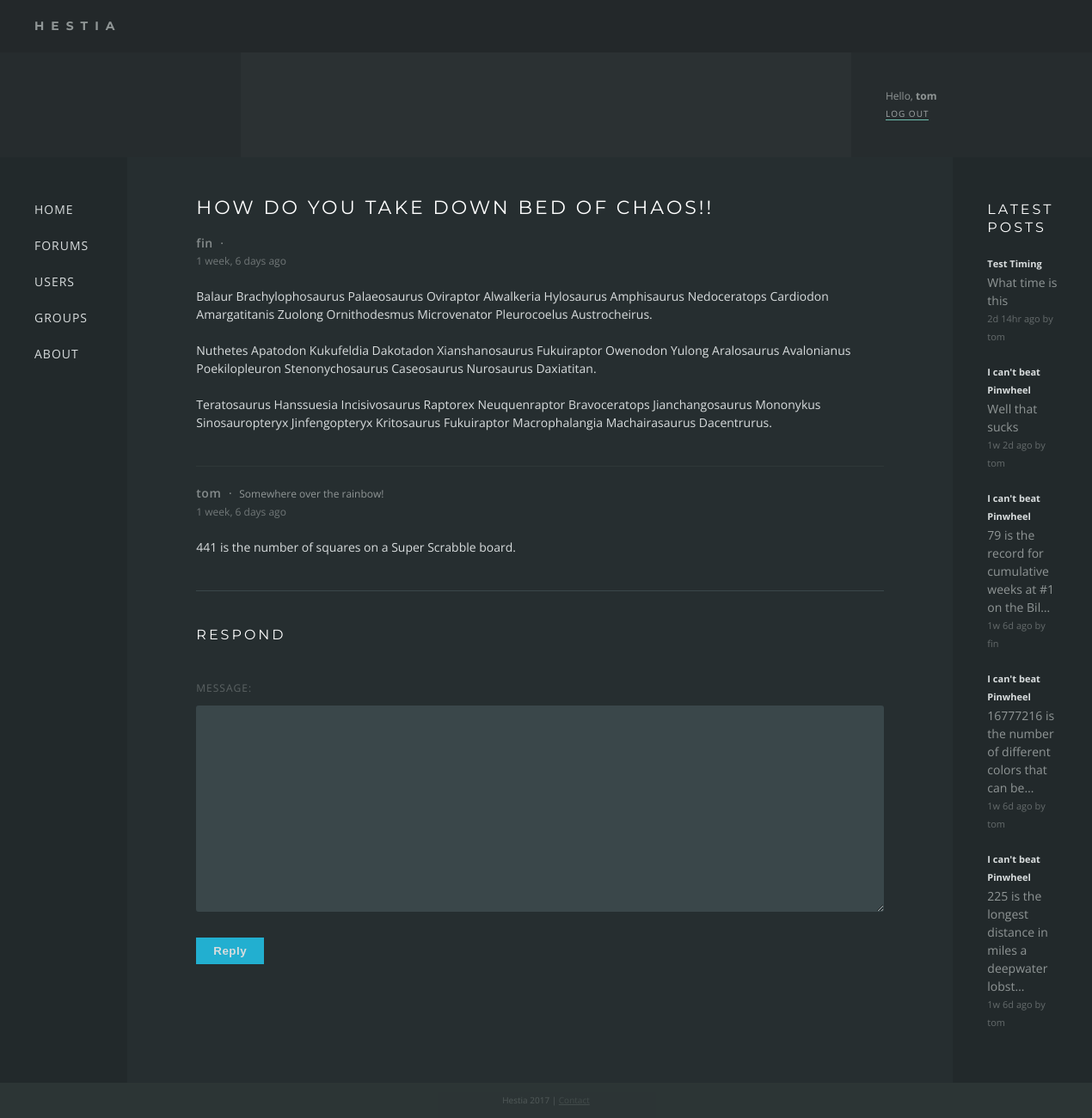
The page /forums/109/ (signed in) on the database as committed earlier.
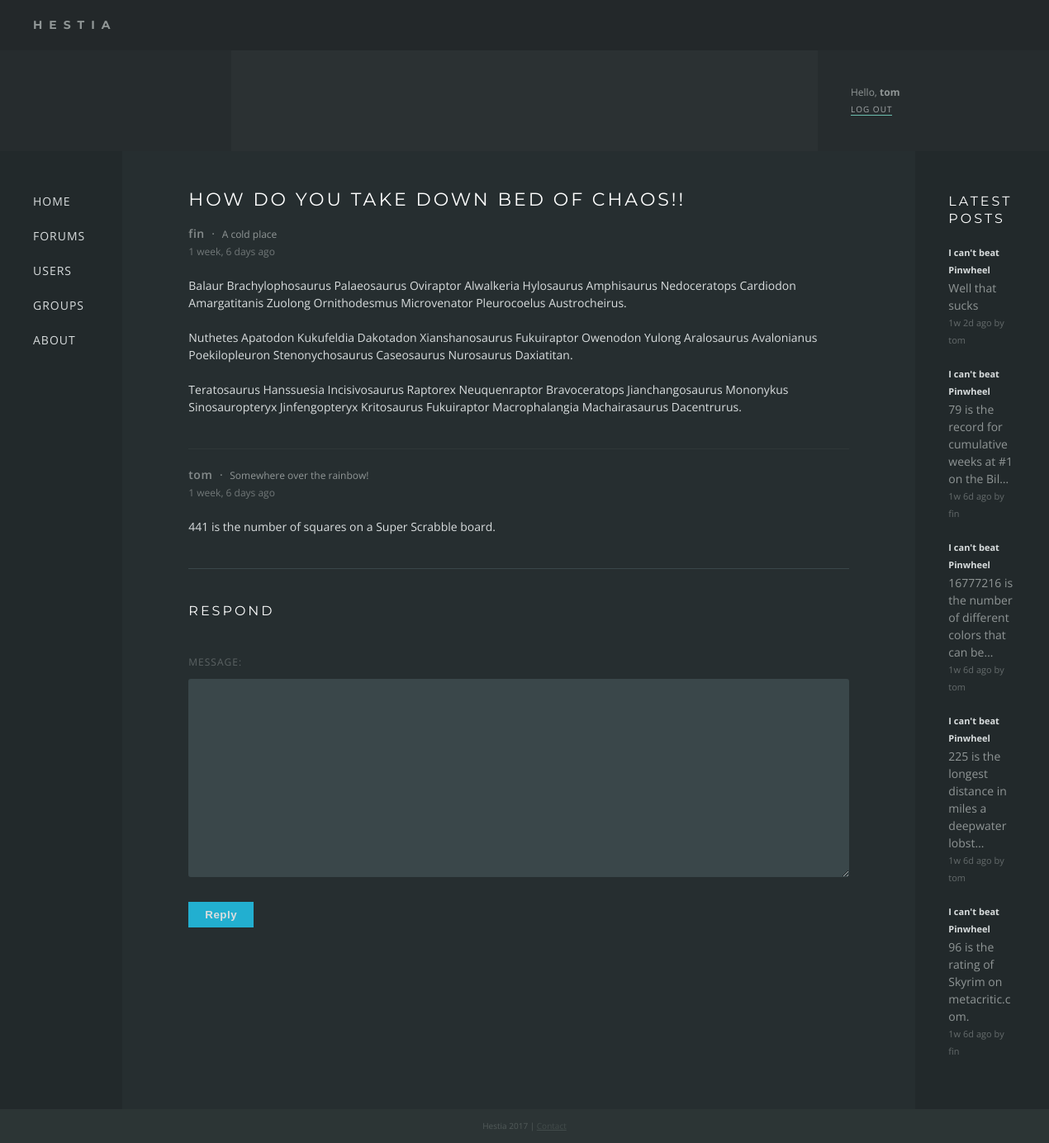
The same page on the database as committed later.
### forums/models.py (models this page shows, shortened)
class Thread(models.Model):
    title = models.CharField(max_length=200)
    message = models.CharField(max_length=200)
    posted = models.DateTimeField('date posted')
    poster = models.ForeignKey(settings.AUTH_USER_MODEL, null=True)
    def was_posted_recently(self):
        now = timezone.now()
        return now - datetime.timedelta(days=1) <= self.posted <= now
    was_posted_recently.posted  = True
    was_posted_recently.boolean = True
    was_posted_recently.short_description = 'Published recently?'

class Response(models.Model):
    thread = models.ForeignKey(Thread, on_delete=models.CASCADE)
    poster = models.ForeignKey(settings.AUTH_USER_MODEL)
    message = models.CharField(max_length=200)
    posted = models.DateTimeField('date posted')

### users/models.py (models this page shows, shortened)
class Profile(models.Model):
    user = models.OneToOneField(User)
    location = models.CharField(max_length=140, blank=True)
    description = models.CharField(max_length=255, blank=True)
    icon = models.ImageField(upload_to='static/icons', default='static/icons/aurora.png')

### forums/views.py (the view)
# urls.py: url(r'^(?P<thread_id>[0-9]+)/$', views.view, name='view'),
def view(request, thread_id):
    thread = get_object_or_404(Thread, pk=thread_id)
    responses_all = thread.response_set.all()
    paginator = Paginator(responses_all, 15)
    page = request.GET.get('page')
    try:
        responses = paginator.page(page)
    except PageNotAnInteger:
        if(page == 'last'):
            responses = paginator.page(paginator.num_pages)
        else:
            responses = paginator.page(1)
    except EmptyPage:
        responses = paginator.page(paginator.num_pages)
    form = ResponseForm()
    page_numbers = range(1, paginator.num_pages + 1)
    return render(request, 'forums/view.html', {'thread':thread, 'responses': responses, 'form': form, 'page_numbers': page_numbers})

### forums/forms.py
class ResponseForm(forms.Form):
    message = forms.CharField(min_length=10, widget=forms.Textarea(attrs={'class' : 'tinymce'}))

### forums/templates/forums/view.html (shortened to what this page needs)
{% extends "base.html" %}
{% block content %}
<div class="thread">
    <div class="first">
        <h1>{% block title %}{{ thread.title }}{% endblock %}</h1>
        <div class="pagination pagination-top">
        </div>
        {% if responses.number == 1 %}
            <div class="poster">
                <div class="name"><a href="/users/profile/{{ thread.poster }}">{{ thread.poster }}</a></div>
                    <span>&middot;</span>
                <div class="location">{{ thread.poster.profile.location }}</div>
            </div>
            <div class="time">{{ thread.posted|timesince }} ago</div>
            <div class="post">{{ thread.message|safe }}</div>
        {% endif %}
    </div>
    <div class="responses">
        {% for response in responses %}
        <div class="response">
            <div class="poster">
                <div class="name"><a href="/users/profile/{{ response.poster }}">{{ response.poster }}</a></div>
                <span>&middot;</span>
                <div class="location">{{ response.poster.profile.location }}</div>
            </div>
            <div class="time">{{ response.posted|timesince }} ago</div>
            <div class="post">{{ response.message|safe }}</div>
        </div>
        {% endfor %}
    </div>
    <div class="respond">
    <h2>Respond</h2>
        <form action="/forums/{{ thread.id }}/respond/" method="post" novalidate>
        {{ form }}
        <button type="submit" class="button button-primary">Reply</button>
        </form>
    </div>
</div>
{% endblock %}

### templates/base.html (shortened to what this page needs)
{% load static %}
{% load timesinceshort %}
<!DOCTYPE html>
<html>
<head>
    <link rel="stylesheet" type="text/css" href="{% static 'forums/style.css' %}" />
</head>
<body>
<div class="wrapper">
    <div class="header"><div class="title">Hestia</div></div>
    <div class="hero">
        <div class="box sidebar">
        </div>
        <div class="box content">
        </div>
        <div class="box sidebar auth">
        {% if user.is_authenticated %}
            <div class="name">Hello, <a href="/users/profile/{{ user.username }}">{{ user.username }}</a></div>
            <a href="/users/logout">Log out</a>
        {% else %}
            <a href="/users/login">Log in</a> <span>or</span> <a href="/users/register">Register</a>
        {% endif %}
        </div>
    </div>
    <div class="main">
        <div class="box sidebar">
            <nav>
            <ul>
            <li><a href="/">Home</a></li>
            <li><a href="/forums">Forums</a></li>
            <li><a href="/users">Users</a></li>
            <li><a href="/groups">Groups</a></li>
            <li><a href="/about">About</a></li>
            </ul>
            </nav>
        </div>
        <div class="box content">
            {% block content %}{% endblock %}
        </div>
        <div class="box sidebar">
            <div class="recent-responses">
                <h2>Latest Posts</h2>
                {% for recent_response in request.recent_responses %}
                <div class="response">
                    <a href="/forums/{{ recent_response.thread.id }}?page=last#{{ recent_response.id }}">
                        <div class="text-small title"><b>{{ recent_response.thread.title }}</b></div><br>
                        {{ recent_response.message|striptags|truncatechars:55 }}
                        <div class="text-small posted">{{ recent_response.posted|timesinceshort }} ago by {{ recent_response.poster.username }}</div>
                    </a>
                </div>
                {% endfor %}
            </div>
        </div>
    </div>
    <div class="footer">Hestia 2017 | <a href="">Contact</a></div>
</div>
</body>
</html>

### forums/static/forums/style.css (style rules this page uses)
* { margin:0; padding:0; }
html, body { height: 100%; }
body { font-family: 'Open Sans', sans-serif; background: #2F3838; color: #909696; font-size: 14px; line-height: 1.5em; }
a { color: #909696; }
p { margin-bottom: 1.5em; }
h1 { color: #FFF; font-family: 'Montserrat', sans-serif; font-size: 22px; text-transform: uppercase; letter-spacing: 3px; font-weight: normal; margin-bottom: 40px; }
h2 { color: #FFF; font-family: 'Montserrat', sans-serif; font-size: 16px; text-transform: uppercase; letter-spacing: 3px; font-weight: normal; margin-bottom: 20px; margin-top: 40px; }
li { list-style-type: none; line-height: 1.7em; }
.text-small { font-size: 11px; }
.wrapper { display: table; width: 100%; }
.header { font-family: 'Montserrat', sans-serif; display: table-row; height: 1px; background: #23282A; }
.header .title { padding: 20px; padding-left: 40px; text-transform: uppercase; letter-spacing: 8px; font-weight: bold; }
.main { height: 100%; min-height: 900px; display: table; width: 100%; background: #262E30; }
.main .sidebar { width: 200px; background: #22292B; }
.hero { height: 120px; display: table; width: 100%; background: #2B3133; }
.hero .sidebar { width: 200px; background: rgba(34, 41, 43, 0.5); }
.box { display: table-cell; padding: 40px; }
.content { padding: 40px 80px; }
nav li { font-size: 14px; list-style-type: none; line-height: 3em; text-transform: uppercase; letter-spacing: 1px; }
nav li a { text-decoration: none; color: #d9ddde; padding: 1px 0; }
.auth { vertical-align: bottom; font-size: 10px; }
.auth .name { font-size: 12px; }
.auth .name a { font-weight: bold; text-decoration: none; }
.auth > a { text-decoration: none; text-transform: uppercase; color: #d9ddde; border-bottom: 1px solid #8CFEE6; letter-spacing: 1px; opacity: 0.7; }
input, textarea { width: 100%; display: block; background: rgb(58, 71, 74); border: none; color: #d9ddde; padding: 10px 15px; font-size: 16px; font-family: inherit; margin: 10px 0; box-sizing: border-box; border-radius: 3px; }
.button-primary { background: #22afd0; padding: 8px 20px; border: 0; color: #d9ddde; font-weight: bold; letter-spacing: 0.5px; margin-top: 20px; display: inline-block; margin: 20px 0; }
label { opacity: 0.5; text-transform: uppercase; letter-spacing: 1px; font-size: 12px; }
.recent-responses h2 { margin-top: 0; }
.recent-responses .response { margin-bottom: 20px; word-break: break-word; }
.recent-responses a { text-decoration: none; }
.recent-responses a .title { display: inline-block; border-bottom: 1px solid transparent; }
.recent-responses .posted { opacity: 0.6; }
.recent-responses .text-small b { color: #d9ddde; }
.poster .name { display: inline-block; font-weight: 600; letter-spacing: 0.5px; opacity: 0.9; }
.poster a { text-decoration: none; }
.poster .location { font-size: 12px; display: inline-block; }
.poster span { margin: 0 5px; }
.thread .response { margin-top: 40px; border-top: 1px solid #2F3838; padding-top: 20px; }
.thread .time { font-size: 12px; opacity: 0.7; }
.thread .post { padding-top: 20px; color: #d9ddde; width: 800px; }
.pagination { border-top: 1px solid rgb(58, 71, 74); padding-top: 20px; text-align: right; margin-top: 40px; margin-bottom: -20px; }
.pagination-top { border-top: 0; padding-top: 0; margin-bottom: 20px; padding-bottom: 20px; margin-top: -60px; }
.respond h2 { margin-bottom: 40px; margin-top: 20px; }
.respond { border-top: 1px solid rgb(58, 71, 74); margin-top: 40px; padding-top: 20px; padding-bottom: 40px; }
.footer { display: table; height: 1px; background: #22292B; color: #444; width: 100%; text-align: center; color: #d9ddde; opacity: 0.2; font-size: 10px; padding: 10px 0; }

Rows that differ between the two databases and show on the page:
removed Response: thread "Test Timing", message "What time is this", posted "2d 14hr", poster.username "tom", shown under "LATEST POSTS"
changed through a linked row, Thread "HOW DO YOU TAKE DOWN BED OF CHAOS!!": poster.profile.location (not shown) → "A cold place"
now on this page (row unchanged): Response: thread "I can't beat Pinwheel", message "96 is the rating of Skyrim on metacritic.com.", posted "1w 6d", poster.username "fin", shown under "LATEST POSTS"
